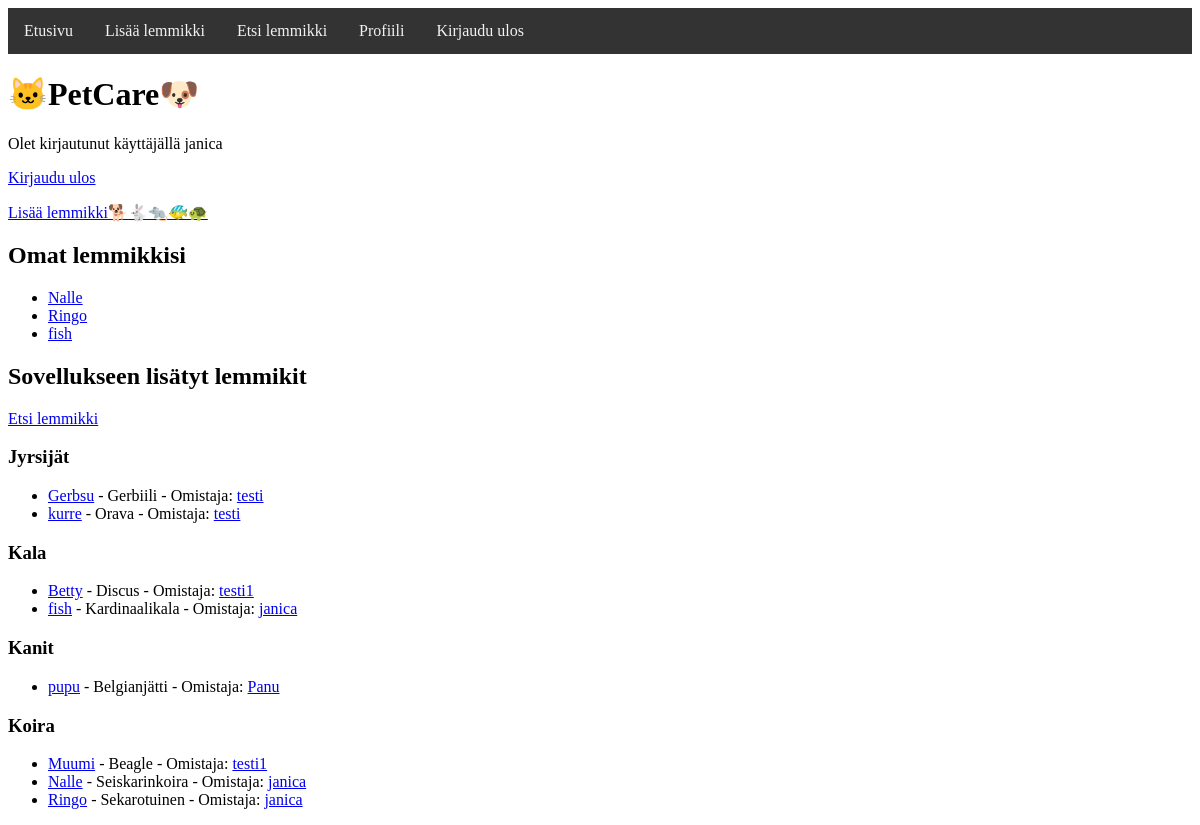
Page / (signed in) on the earlier database version.
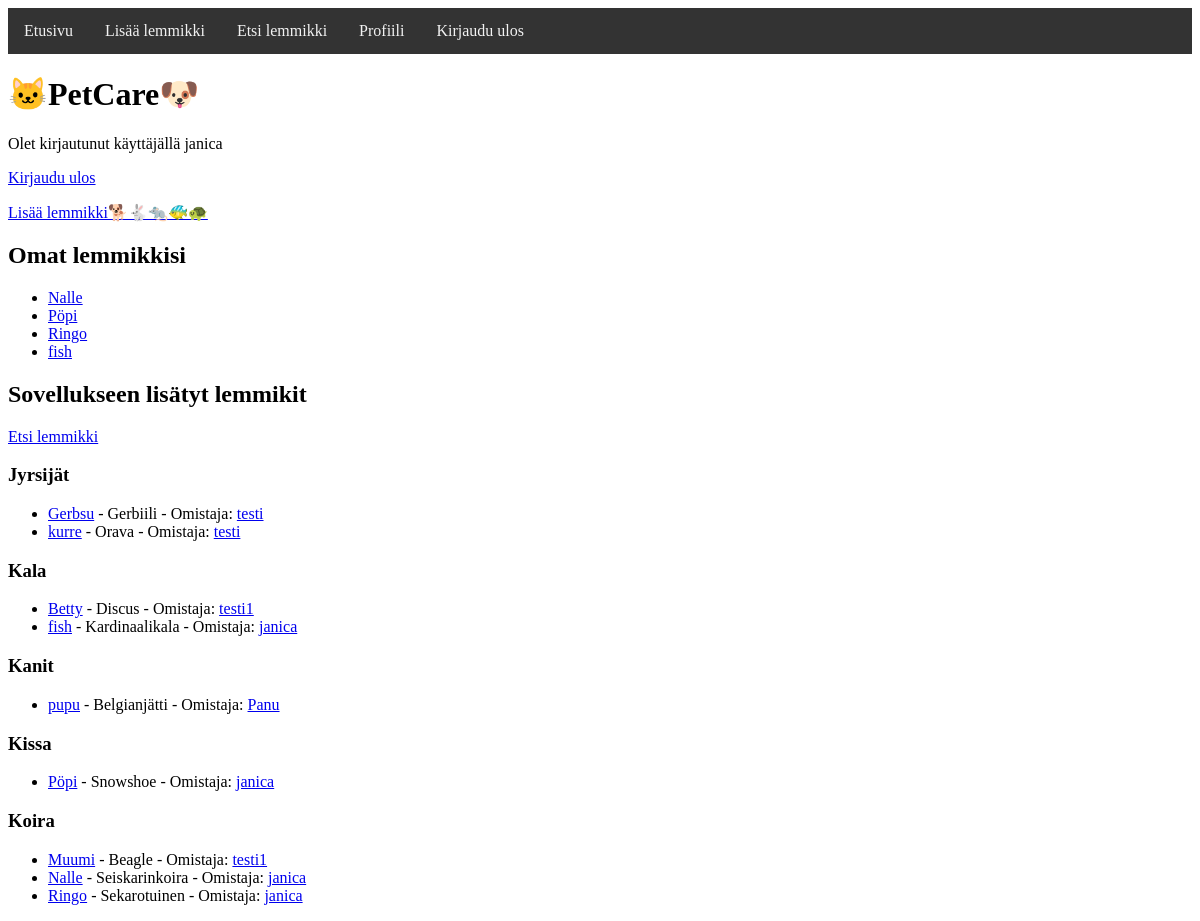
Same page on the later database version.
### tables this page shows
CREATE TABLE users (
    id INTEGER PRIMARY KEY,
    username TEXT UNIQUE,
    password_hash TEXT
);

CREATE TABLE pets (
    id INTEGER PRIMARY KEY AUTOINCREMENT,
    animal_id INTEGER NOT NULL,
    breed_id INTEGER NOT NULL,
    pet_name TEXT NOT NULL,
    description TEXT, user_id INTEGER REFERENCES users(id),
    FOREIGN KEY (animal_id) REFERENCES animals(id),
    FOREIGN KEY (breed_id) REFERENCES breeds(id)
);

CREATE TABLE animals (
    id INTEGER PRIMARY KEY AUTOINCREMENT,
    name TEXT NOT NULL
);

CREATE TABLE breeds (
    id INTEGER PRIMARY KEY AUTOINCREMENT,
    animal_id INTEGER,
    breed_name TEXT NOT NULL,
    FOREIGN KEY (animal_id) REFERENCES animals(id)
);

### app.py (the view)
@app.route("/")
def index():
    if "username" in session:
        user_pets = pets.get_user_pets()
        all_pets = db.query("""
            SELECT p.id, p.pet_name, b.breed_name, a.name AS animal_name, p.user_id, u.username AS owner_username
            FROM pets p
            JOIN breeds b ON p.breed_id = b.id
            JOIN animals a ON p.animal_id = a.id
            JOIN users u ON p.user_id = u.id
            ORDER BY a.name, p.pet_name
        """)
        grouped_pets = {}
        for pet in all_pets:
            animal = pet["animal_name"]
            grouped_pets.setdefault(animal, []).append(pet)
        return render_template("index.html", pets=user_pets, grouped_pets=grouped_pets)
    else:
        return render_template("index.html", pets=None, grouped_pets=None)

### app.py (called while the page is built)
@app.context_processor
def inject_user_id():
    user_id = None
    if "username" in session:
        result = db.query("SELECT id FROM users WHERE username = ?", [session["username"]])
        if result:
            user_id = result[0][0]
    return dict(session_user_id=user_id)

### db.py (called while the page is built)
def get_connection():
    con = sqlite3.connect("database.db")
    con.execute("PRAGMA foreign_keys = ON")
    con.row_factory = sqlite3.Row
    return con

def query(sql, params=[]):
    con = get_connection()
    result = con.execute(sql, params).fetchall()
    con.close()
    return result

### pets.py (called while the page is built)
def get_user_id():
    if "username" not in session:
        return None
    user_query = db.query("SELECT id FROM users WHERE username = ?", [session["username"]])
    return user_query[0][0] if user_query else None

def get_user_pets():
    user_id = get_user_id()
    if not user_id:
        return []
    return db.query("""
        SELECT p.id, p.pet_name, b.breed_name, p.description
        FROM pets p
        JOIN breeds b ON p.breed_id = b.id
        WHERE p.user_id = ?
        ORDER BY p.pet_name
    """, [user_id])

### templates/index.html (shortened to what this page needs)
{% extends "base.html" %}
{% block content %}
  <h1>🐱PetCare🐶</h1>
  {% if session.username %}
    <p>Olet kirjautunut käyttäjällä {{ session.username }}</p>
    <p><a href="/logout">Kirjaudu ulos</a></p>
    <p><a href="/new_pet">Lisää lemmikki🐕🐇🐀🐠🐢</a></p>
    <h2>Omat lemmikkisi</h2>
    {% if pets %}
      <ul>
        {% for pet in pets %}
          <li><a href="/pet/{{ pet.id }}">{{ pet.pet_name }}</a></li>
        {% endfor %}
      </ul>
    {% else %}
      <p>Sinulla ei ole vielä lisättyjä lemmikkejä.</p>
    {% endif %}
    <h2>Sovellukseen lisätyt lemmikit</h2>
    <p><a href="/find_pet">Etsi lemmikki</a></p>
    {% if grouped_pets %}
      {% for animal, pets in grouped_pets.items() %}
        <h3>{{ animal }}</h3>
        <ul>
          {% for pet in pets %}
            <li>
              <a href="/pet/{{ pet.id }}">{{ pet.pet_name }}</a> - {{ pet.breed_name }}
              - Omistaja: <a href="/user/{{ pet.user_id }}">{{ pet.owner_username }}</a>
            </li>
          {% endfor %}
        </ul>
      {% endfor %}
    {% else %}
      <p>Ei lemmikkejä lisätty vielä.</p>
    {% endif %}
  {% else %}
    <p><b>Tervetuloa!🐾</b></p>
    <p class="link-container">
      <span><a href="/login">Kirjaudu sisään</a></span>
      <span><a href="/register">Luo tunnus</a></span>
    </p>
  {% endif %}
{% endblock %}

### templates/base.html (shortened to what this page needs)
<!DOCTYPE html>
<html lang="fi">
<head>
</head>
<body>
  <nav>
    <a href="/">Etusivu</a>
    {% if session.username %}
      <a href="/new_pet">Lisää lemmikki</a>
      <a href="/find_pet">Etsi lemmikki</a>
      <a href="/user/{{ session_user_id or '' }}">Profiili</a>
      <a href="/logout">Kirjaudu ulos</a>
    {% else %}
      <a href="/login">Kirjaudu sisään</a>
      <a href="/register">Luo tunnus</a>
    {% endif %}
  </nav>
  <div class="content">
    {% block content %}{% endblock %}
  </div>
</body>
</html>

### templates/base.html (style rules this page uses)
nav { background-color: #333; overflow: hidden; }
nav a { float: left; display: block; color: #f2f2f2; text-align: center; padding: 14px 16px; text-decoration: none; }

Differences in the rows shown:
added pets: pet_name "Pöpi", name "Kissa", breed_name "Snowshoe", owner_username "janica"
